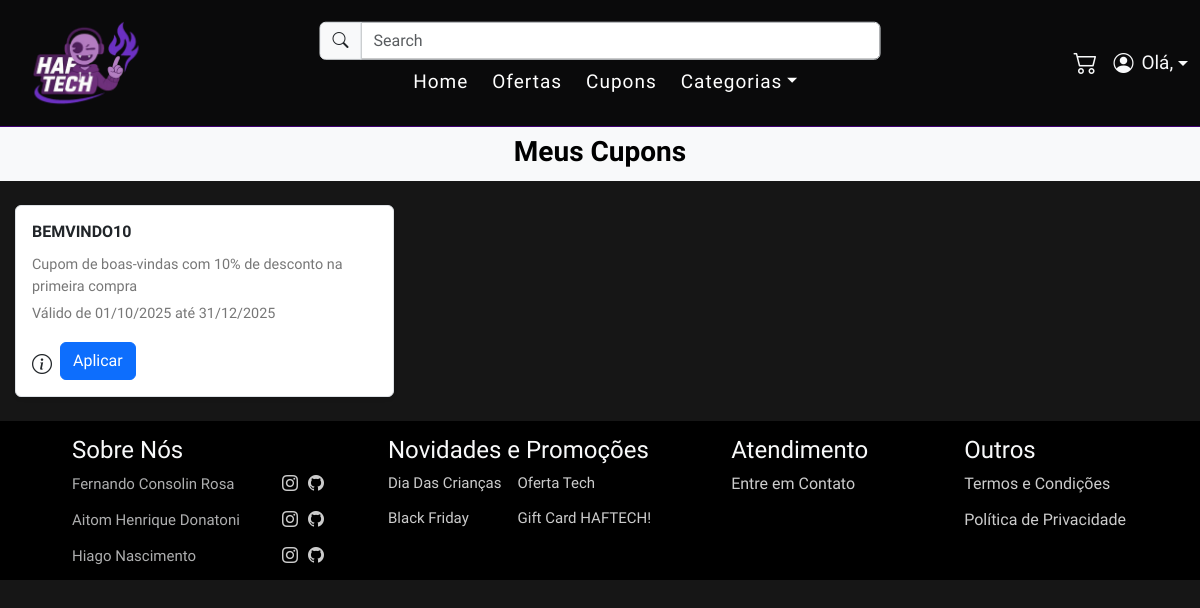
Screenshot of /index.php?url=cupons (signed in) with the database file from the repository.
### tables this page shows
CREATE TABLE `cupons` (
  `id_cupom` bigint(20) unsigned NOT NULL AUTO_INCREMENT,
  `codigo` varchar(30) NOT NULL,
  `descricao` varchar(100) DEFAULT NULL,
  `tipo_desconto` enum('porcentagem','valor') NOT NULL,
  `valor_desconto` decimal(10,2) NOT NULL,
  `uso_total` int(11) DEFAULT 1,
  `uso_user` int(11) DEFAULT 1,
  `data_inicio` datetime DEFAULT NULL,
  `data_fim` datetime DEFAULT NULL,
  `ativo` tinyint(1) DEFAULT 1,
  PRIMARY KEY (`id_cupom`),
  UNIQUE KEY `codigo` (`codigo`)
);

### app/views/cupons.php (the view, shortened to what this page needs)
<?php
$cupons = [];
try {
    $pdo = Database::conectar();
    $query = "
        SELECT codigo, descricao, data_inicio, data_fim
        FROM cupons
        WHERE ativo = 1
          AND CURDATE() BETWEEN data_inicio AND data_fim
    ";
    $stmt = $pdo->prepare($query);
    $stmt->execute();
    $cupons = $stmt->fetchAll(PDO::FETCH_ASSOC);
} catch (PDOException $e) {
    die("Erro ao buscar cupons: " . $e->getMessage());
}
?>
<div class="text-start bg-light w-100 py-2">
    <h3 class="fw-semibold mb-1 text-center" style="color: var(--black);">Meus Cupons</h3>
</div>
<main class="container py-4 h-auto ">
    <div class="row g-3 ">
        <?php if (!empty($cupons)): ?>
            <?php foreach ($cupons as $cupom): ?>
                <div class="col-md-4">
                    <div class="coupon-card p-3 border rounded shadow-sm">
                        <h6><?= htmlspecialchars($cupom['codigo']) ?></h6>
                        <div class="coupon-meta"><?= htmlspecialchars($cupom['descricao']) ?></div>
                        <div class="coupon-meta">
                            Válido de <?= date('d/m/Y', strtotime($cupom['data_inicio'])) ?>
                            até <?= date('d/m/Y', strtotime($cupom['data_fim'])) ?>
                        </div>
                        <div class="d-flex align-items-end gap-2 btn-corner">
                            <i class="bi bi-info-circle fs-5 b-btn" role="button" onclick="mostrarAlerta()"></i>
                            <button class="btn btn-primary apply-btn">Aplicar</button>
                        </div>
                    </div>
                </div>
            <?php endforeach; ?>
        <?php else: ?>
            <div class="col-12">
                <p class="text-muted">Nenhum cupom disponível no momento.</p>
            </div>
        <?php endif; ?>
    </div>
</main>

### public/css/main.css (style rules this page uses)
:root { --pmain: #610094; --psec: #3f0071; --pterc: #150050; --black: #000000; --clear: #ffff; --gray: #161616; }
body { font-family: "Electrolize", sans-serif; font-size: 19px; background: var(--gray); overflow-x: hidden; }
* { padding: 0; margin: 0; box-sizing: border-box; }

### public/css/ofertas.css (style rules this page uses)
.container { max-width: 1200px; margin: 0 auto; padding: 0 15px; }

### public/css/cupomcss.css (style rules this page uses)
.coupon-card { background-color: #fff; border: 1px solid #e0e0e0; border-radius: 8px; padding: 16px; margin-bottom: 16px; height: 100%; display: flex; flex-direction: column; justify-content: space-between; }
.coupon-card h6 { font-weight: bold; }
.coupon-meta { font-size: 0.9rem; color: #777; }
.apply-btn { margin-top: 12px; align-self: flex-end; }

### public/css/itemCompra.css (style rules this page uses)
.col-md-4 > div, .col-md-5 > div { height: 100%; }

### rows the page displays
cupons: codigo "BEMVINDO10", descricao "Cupom de boas-vindas com 10% de desconto na primeira compra", data_inicio "01/10/2025", data_fim "31/12/2025"
